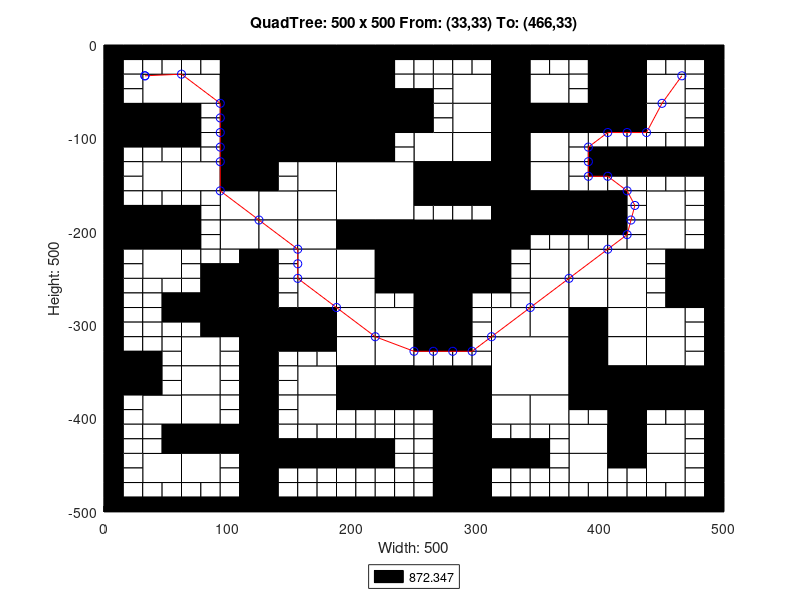

This figure's MATLAB source:
axis([0 500 -500 0]);
title('QuadTree: 500 x 500 From: (33,33) To: (466,33)');
xlabel('Width: 500');
ylabel('Height: 500');
rectangle('Position',[125 -62.5 62.5 62.5], 'FaceColor',[0 0 0]);
rectangle('Position',[125 -125 62.5 62.5], 'FaceColor',[0 0 0]);
rectangle('Position',[187.5 -187.5 62.5 62.5], 'FaceColor',[1 1 1]);
rectangle('Position',[250 -250 62.5 62.5], 'FaceColor',[0 0 0]);
rectangle('Position',[312.5 -375 62.5 62.5], 'FaceColor',[1 1 1]);
rectangle('Position',[31.25 -62.5 31.25 31.25], 'FaceColor',[1 1 1]);
rectangle('Position',[93.75 -31.25 31.25 31.25], 'FaceColor',[0 0 0]);
rectangle('Position',[62.5 -62.5 31.25 31.25], 'FaceColor',[1 1 1]);
rectangle('Position',[93.75 -62.5 31.25 31.25], 'FaceColor',[0 0 0]);
rectangle('Position',[0 -93.75 31.25 31.25], 'FaceColor',[0 0 0]);
rectangle('Position',[31.25 -93.75 31.25 31.25], 'FaceColor',[0 0 0]);
rectangle('Position',[93.75 -93.75 31.25 31.25], 'FaceColor',[0 0 0]);
rectangle('Position',[93.75 -125 31.25 31.25], 'FaceColor',[0 0 0]);
rectangle('Position',[187.5 -31.25 31.25 31.25], 'FaceColor',[0 0 0]);
rectangle('Position',[187.5 -62.5 31.25 31.25], 'FaceColor',[0 0 0]);
rectangle('Position',[187.5 -93.75 31.25 31.25], 'FaceColor',[0 0 0]);
rectangle('Position',[218.75 -93.75 31.25 31.25], 'FaceColor',[0 0 0]);
rectangle('Position',[187.5 -125 31.25 31.25], 'FaceColor',[0 0 0]);
rectangle('Position',[31.25 -156.25 31.25 31.25], 'FaceColor',[1 1 1]);
rectangle('Position',[62.5 -156.25 31.25 31.25], 'FaceColor',[1 1 1]);
rectangle('Position',[93.75 -156.25 31.25 31.25], 'FaceColor',[0 0 0]);
rectangle('Position',[93.75 -187.5 31.25 31.25], 'FaceColor',[1 1 1]);
rectangle('Position',[0 -218.75 31.25 31.25], 'FaceColor',[0 0 0]);
rectangle('Position',[31.25 -218.75 31.25 31.25], 'FaceColor',[0 0 0]);
rectangle('Position',[31.25 -250 31.25 31.25], 'FaceColor',[1 1 1]);
rectangle('Position',[93.75 -218.75 31.25 31.25], 'FaceColor',[1 1 1]);
rectangle('Position',[156.25 -156.25 31.25 31.25], 'FaceColor',[1 1 1]);
rectangle('Position',[125 -187.5 31.25 31.25], 'FaceColor',[1 1 1]);
rectangle('Position',[156.25 -187.5 31.25 31.25], 'FaceColor',[1 1 1]);
rectangle('Position',[125 -218.75 31.25 31.25], 'FaceColor',[1 1 1]);
rectangle('Position',[156.25 -218.75 31.25 31.25], 'FaceColor',[1 1 1]);
rectangle('Position',[156.25 -250 31.25 31.25], 'FaceColor',[1 1 1]);
rectangle('Position',[187.5 -218.75 31.25 31.25], 'FaceColor',[0 0 0]);
rectangle('Position',[218.75 -218.75 31.25 31.25], 'FaceColor',[0 0 0]);
rectangle('Position',[187.5 -250 31.25 31.25], 'FaceColor',[1 1 1]);
rectangle('Position',[218.75 -250 31.25 31.25], 'FaceColor',[0 0 0]);
rectangle('Position',[281.25 -62.5 31.25 31.25], 'FaceColor',[1 1 1]);
rectangle('Position',[312.5 -31.25 31.25 31.25], 'FaceColor',[0 0 0]);
rectangle('Position',[312.5 -62.5 31.25 31.25], 'FaceColor',[0 0 0]);
rectangle('Position',[343.75 -62.5 31.25 31.25], 'FaceColor',[1 1 1]);
rectangle('Position',[281.25 -93.75 31.25 31.25], 'FaceColor',[1 1 1]);
rectangle('Position',[250 -125 31.25 31.25], 'FaceColor',[1 1 1]);
rectangle('Position',[281.25 -125 31.25 31.25], 'FaceColor',[1 1 1]);
rectangle('Position',[312.5 -93.75 31.25 31.25], 'FaceColor',[0 0 0]);
rectangle('Position',[343.75 -93.75 31.25 31.25], 'FaceColor',[0 0 0]);
rectangle('Position',[312.5 -125 31.25 31.25], 'FaceColor',[0 0 0]);
rectangle('Position',[343.75 -125 31.25 31.25], 'FaceColor',[1 1 1]);
rectangle('Position',[406.25 -31.25 31.25 31.25], 'FaceColor',[0 0 0]);
rectangle('Position',[406.25 -62.5 31.25 31.25], 'FaceColor',[0 0 0]);
rectangle('Position',[437.5 -62.5 31.25 31.25], 'FaceColor',[1 1 1]);
rectangle('Position',[375 -93.75 31.25 31.25], 'FaceColor',[0 0 0]);
rectangle('Position',[406.25 -93.75 31.25 31.25], 'FaceColor',[0 0 0]);
rectangle('Position',[437.5 -93.75 31.25 31.25], 'FaceColor',[1 1 1]);
rectangle('Position',[250 -156.25 31.25 31.25], 'FaceColor',[0 0 0]);
rectangle('Position',[281.25 -156.25 31.25 31.25], 'FaceColor',[0 0 0]);
rectangle('Position',[312.5 -156.25 31.25 31.25], 'FaceColor',[0 0 0]);
rectangle('Position',[343.75 -156.25 31.25 31.25], 'FaceColor',[1 1 1]);
rectangle('Position',[312.5 -187.5 31.25 31.25], 'FaceColor',[0 0 0]);
rectangle('Position',[343.75 -187.5 31.25 31.25], 'FaceColor',[0 0 0]);
rectangle('Position',[312.5 -218.75 31.25 31.25], 'FaceColor',[0 0 0]);
rectangle('Position',[343.75 -250 31.25 31.25], 'FaceColor',[1 1 1]);
rectangle('Position',[375 -187.5 31.25 31.25], 'FaceColor',[0 0 0]);
rectangle('Position',[437.5 -187.5 31.25 31.25], 'FaceColor',[1 1 1]);
rectangle('Position',[375 -250 31.25 31.25], 'FaceColor',[1 1 1]);
rectangle('Position',[406.25 -250 31.25 31.25], 'FaceColor',[1 1 1]);
rectangle('Position',[437.5 -218.75 31.25 31.25], 'FaceColor',[1 1 1]);
rectangle('Position',[468.75 -250 31.25 31.25], 'FaceColor',[0 0 0]);
rectangle('Position',[93.75 -281.25 31.25 31.25], 'FaceColor',[0 0 0]);
rectangle('Position',[93.75 -312.5 31.25 31.25], 'FaceColor',[0 0 0]);
rectangle('Position',[0 -375 31.25 31.25], 'FaceColor',[0 0 0]);
rectangle('Position',[62.5 -343.75 31.25 31.25], 'FaceColor',[1 1 1]);
rectangle('Position',[62.5 -375 31.25 31.25], 'FaceColor',[1 1 1]);
rectangle('Position',[156.25 -281.25 31.25 31.25], 'FaceColor',[1 1 1]);
rectangle('Position',[125 -312.5 31.25 31.25], 'FaceColor',[0 0 0]);
rectangle('Position',[156.25 -312.5 31.25 31.25], 'FaceColor',[0 0 0]);
rectangle('Position',[187.5 -281.25 31.25 31.25], 'FaceColor',[1 1 1]);
rectangle('Position',[187.5 -312.5 31.25 31.25], 'FaceColor',[1 1 1]);
rectangle('Position',[218.75 -312.5 31.25 31.25], 'FaceColor',[1 1 1]);
rectangle('Position',[156.25 -375 31.25 31.25], 'FaceColor',[1 1 1]);
rectangle('Position',[187.5 -343.75 31.25 31.25], 'FaceColor',[1 1 1]);
rectangle('Position',[218.75 -343.75 31.25 31.25], 'FaceColor',[1 1 1]);
rectangle('Position',[187.5 -375 31.25 31.25], 'FaceColor',[0 0 0]);
rectangle('Position',[218.75 -375 31.25 31.25], 'FaceColor',[0 0 0]);
rectangle('Position',[31.25 -406.25 31.25 31.25], 'FaceColor',[1 1 1]);
rectangle('Position',[62.5 -406.25 31.25 31.25], 'FaceColor',[1 1 1]);
rectangle('Position',[62.5 -437.5 31.25 31.25], 'FaceColor',[0 0 0]);
rectangle('Position',[93.75 -437.5 31.25 31.25], 'FaceColor',[0 0 0]);
rectangle('Position',[31.25 -468.75 31.25 31.25], 'FaceColor',[1 1 1]);
rectangle('Position',[62.5 -468.75 31.25 31.25], 'FaceColor',[1 1 1]);
rectangle('Position',[156.25 -406.25 31.25 31.25], 'FaceColor',[1 1 1]);
rectangle('Position',[250 -281.25 31.25 31.25], 'FaceColor',[0 0 0]);
rectangle('Position',[250 -312.5 31.25 31.25], 'FaceColor',[0 0 0]);
rectangle('Position',[343.75 -281.25 31.25 31.25], 'FaceColor',[1 1 1]);
rectangle('Position',[312.5 -312.5 31.25 31.25], 'FaceColor',[1 1 1]);
rectangle('Position',[343.75 -312.5 31.25 31.25], 'FaceColor',[1 1 1]);
rectangle('Position',[250 -375 31.25 31.25], 'FaceColor',[0 0 0]);
rectangle('Position',[281.25 -375 31.25 31.25], 'FaceColor',[0 0 0]);
rectangle('Position',[375 -281.25 31.25 31.25], 'FaceColor',[1 1 1]);
rectangle('Position',[406.25 -281.25 31.25 31.25], 'FaceColor',[1 1 1]);
rectangle('Position',[375 -312.5 31.25 31.25], 'FaceColor',[0 0 0]);
rectangle('Position',[406.25 -312.5 31.25 31.25], 'FaceColor',[1 1 1]);
rectangle('Position',[468.75 -281.25 31.25 31.25], 'FaceColor',[0 0 0]);
rectangle('Position',[437.5 -312.5 31.25 31.25], 'FaceColor',[1 1 1]);
rectangle('Position',[375 -343.75 31.25 31.25], 'FaceColor',[0 0 0]);
rectangle('Position',[406.25 -343.75 31.25 31.25], 'FaceColor',[1 1 1]);
rectangle('Position',[375 -375 31.25 31.25], 'FaceColor',[0 0 0]);
rectangle('Position',[406.25 -375 31.25 31.25], 'FaceColor',[0 0 0]);
rectangle('Position',[437.5 -343.75 31.25 31.25], 'FaceColor',[1 1 1]);
rectangle('Position',[437.5 -375 31.25 31.25], 'FaceColor',[0 0 0]);
rectangle('Position',[468.75 -375 31.25 31.25], 'FaceColor',[0 0 0]);
rectangle('Position',[281.25 -406.25 31.25 31.25], 'FaceColor',[0 0 0]);
rectangle('Position',[281.25 -437.5 31.25 31.25], 'FaceColor',[0 0 0]);
rectangle('Position',[312.5 -406.25 31.25 31.25], 'FaceColor',[1 1 1]);
rectangle('Position',[343.75 -406.25 31.25 31.25], 'FaceColor',[1 1 1]);
rectangle('Position',[281.25 -468.75 31.25 31.25], 'FaceColor',[0 0 0]);
rectangle('Position',[281.25 -500 31.25 31.25], 'FaceColor',[0 0 0]);
rectangle('Position',[406.25 -406.25 31.25 31.25], 'FaceColor',[0 0 0]);
rectangle('Position',[375 -437.5 31.25 31.25], 'FaceColor',[1 1 1]);
rectangle('Position',[406.25 -437.5 31.25 31.25], 'FaceColor',[0 0 0]);
rectangle('Position',[437.5 -437.5 31.25 31.25], 'FaceColor',[1 1 1]);
rectangle('Position',[375 -468.75 31.25 31.25], 'FaceColor',[1 1 1]);
rectangle('Position',[437.5 -468.75 31.25 31.25], 'FaceColor',[1 1 1]);
rectangle('Position',[0 -15.625 15.625 15.625], 'FaceColor',[0 0 0]);
rectangle('Position',[15.625 -15.625 15.625 15.625], 'FaceColor',[0 0 0]);
rectangle('Position',[0 -31.25 15.625 15.625], 'FaceColor',[0 0 0]);
rectangle('Position',[15.625 -31.25 15.625 15.625], 'FaceColor',[1 1 1]);
rectangle('Position',[31.25 -15.625 15.625 15.625], 'FaceColor',[0 0 0]);
rectangle('Position',[46.875 -15.625 15.625 15.625], 'FaceColor',[0 0 0]);
rectangle('Position',[31.25 -31.25 15.625 15.625], 'FaceColor',[1 1 1]);
rectangle('Position',[46.875 -31.25 15.625 15.625], 'FaceColor',[1 1 1]);
rectangle('Position',[0 -46.875 15.625 15.625], 'FaceColor',[0 0 0]);
rectangle('Position',[15.625 -46.875 15.625 15.625], 'FaceColor',[1 1 1]);
rectangle('Position',[0 -62.5 15.625 15.625], 'FaceColor',[0 0 0]);
rectangle('Position',[15.625 -62.5 15.625 15.625], 'FaceColor',[1 1 1]);
rectangle('Position',[62.5 -15.625 15.625 15.625], 'FaceColor',[0 0 0]);
rectangle('Position',[78.125 -15.625 15.625 15.625], 'FaceColor',[0 0 0]);
rectangle('Position',[62.5 -31.25 15.625 15.625], 'FaceColor',[1 1 1]);
rectangle('Position',[78.125 -31.25 15.625 15.625], 'FaceColor',[1 1 1]);
rectangle('Position',[0 -109.375 15.625 15.625], 'FaceColor',[0 0 0]);
rectangle('Position',[15.625 -109.375 15.625 15.625], 'FaceColor',[0 0 0]);
rectangle('Position',[0 -125 15.625 15.625], 'FaceColor',[0 0 0]);
rectangle('Position',[15.625 -125 15.625 15.625], 'FaceColor',[1 1 1]);
rectangle('Position',[31.25 -109.375 15.625 15.625], 'FaceColor',[0 0 0]);
rectangle('Position',[46.875 -109.375 15.625 15.625], 'FaceColor',[0 0 0]);
rectangle('Position',[31.25 -125 15.625 15.625], 'FaceColor',[1 1 1]);
rectangle('Position',[46.875 -125 15.625 15.625], 'FaceColor',[1 1 1]);
rectangle('Position',[62.5 -78.125 15.625 15.625], 'FaceColor',[0 0 0]);
rectangle('Position',[78.125 -78.125 15.625 15.625], 'FaceColor',[1 1 1]);
rectangle('Position',[62.5 -93.75 15.625 15.625], 'FaceColor',[0 0 0]);
rectangle('Position',[78.125 -93.75 15.625 15.625], 'FaceColor',[1 1 1]);
rectangle('Position',[62.5 -109.375 15.625 15.625], 'FaceColor',[0 0 0]);
rectangle('Position',[78.125 -109.375 15.625 15.625], 'FaceColor',[1 1 1]);
rectangle('Position',[62.5 -125 15.625 15.625], 'FaceColor',[1 1 1]);
rectangle('Position',[78.125 -125 15.625 15.625], 'FaceColor',[1 1 1]);
rectangle('Position',[218.75 -15.625 15.625 15.625], 'FaceColor',[0 0 0]);
rectangle('Position',[234.375 -15.625 15.625 15.625], 'FaceColor',[0 0 0]);
rectangle('Position',[218.75 -31.25 15.625 15.625], 'FaceColor',[0 0 0]);
rectangle('Position',[234.375 -31.25 15.625 15.625], 'FaceColor',[1 1 1]);
rectangle('Position',[218.75 -46.875 15.625 15.625], 'FaceColor',[0 0 0]);
rectangle('Position',[234.375 -46.875 15.625 15.625], 'FaceColor',[1 1 1]);
rectangle('Position',[218.75 -62.5 15.625 15.625], 'FaceColor',[0 0 0]);
rectangle('Position',[234.375 -62.5 15.625 15.625], 'FaceColor',[0 0 0]);
rectangle('Position',[218.75 -109.375 15.625 15.625], 'FaceColor',[0 0 0]);
rectangle('Position',[234.375 -109.375 15.625 15.625], 'FaceColor',[1 1 1]);
rectangle('Position',[218.75 -125 15.625 15.625], 'FaceColor',[0 0 0]);
rectangle('Position',[234.375 -125 15.625 15.625], 'FaceColor',[1 1 1]);
rectangle('Position',[0 -140.625 15.625 15.625], 'FaceColor',[0 0 0]);
rectangle('Position',[15.625 -140.625 15.625 15.625], 'FaceColor',[1 1 1]);
rectangle('Position',[0 -156.25 15.625 15.625], 'FaceColor',[0 0 0]);
rectangle('Position',[15.625 -156.25 15.625 15.625], 'FaceColor',[1 1 1]);
rectangle('Position',[0 -171.875 15.625 15.625], 'FaceColor',[0 0 0]);
rectangle('Position',[15.625 -171.875 15.625 15.625], 'FaceColor',[1 1 1]);
rectangle('Position',[0 -187.5 15.625 15.625], 'FaceColor',[0 0 0]);
rectangle('Position',[15.625 -187.5 15.625 15.625], 'FaceColor',[0 0 0]);
rectangle('Position',[31.25 -171.875 15.625 15.625], 'FaceColor',[1 1 1]);
rectangle('Position',[46.875 -171.875 15.625 15.625], 'FaceColor',[1 1 1]);
rectangle('Position',[31.25 -187.5 15.625 15.625], 'FaceColor',[0 0 0]);
rectangle('Position',[46.875 -187.5 15.625 15.625], 'FaceColor',[0 0 0]);
rectangle('Position',[62.5 -171.875 15.625 15.625], 'FaceColor',[1 1 1]);
rectangle('Position',[78.125 -171.875 15.625 15.625], 'FaceColor',[1 1 1]);
rectangle('Position',[62.5 -187.5 15.625 15.625], 'FaceColor',[0 0 0]);
rectangle('Position',[78.125 -187.5 15.625 15.625], 'FaceColor',[1 1 1]);
rectangle('Position',[0 -234.375 15.625 15.625], 'FaceColor',[0 0 0]);
rectangle('Position',[15.625 -234.375 15.625 15.625], 'FaceColor',[1 1 1]);
rectangle('Position',[0 -250 15.625 15.625], 'FaceColor',[0 0 0]);
rectangle('Position',[15.625 -250 15.625 15.625], 'FaceColor',[1 1 1]);
rectangle('Position',[62.5 -203.125 15.625 15.625], 'FaceColor',[0 0 0]);
rectangle('Position',[78.125 -203.125 15.625 15.625], 'FaceColor',[1 1 1]);
rectangle('Position',[62.5 -218.75 15.625 15.625], 'FaceColor',[0 0 0]);
rectangle('Position',[78.125 -218.75 15.625 15.625], 'FaceColor',[1 1 1]);
rectangle('Position',[62.5 -234.375 15.625 15.625], 'FaceColor',[1 1 1]);
rectangle('Position',[78.125 -234.375 15.625 15.625], 'FaceColor',[1 1 1]);
rectangle('Position',[62.5 -250 15.625 15.625], 'FaceColor',[1 1 1]);
rectangle('Position',[78.125 -250 15.625 15.625], 'FaceColor',[0 0 0]);
rectangle('Position',[93.75 -234.375 15.625 15.625], 'FaceColor',[1 1 1]);
rectangle('Position',[109.375 -234.375 15.625 15.625], 'FaceColor',[0 0 0]);
rectangle('Position',[93.75 -250 15.625 15.625], 'FaceColor',[0 0 0]);
rectangle('Position',[109.375 -250 15.625 15.625], 'FaceColor',[0 0 0]);
rectangle('Position',[125 -140.625 15.625 15.625], 'FaceColor',[0 0 0]);
rectangle('Position',[140.625 -140.625 15.625 15.625], 'FaceColor',[1 1 1]);
rectangle('Position',[125 -156.25 15.625 15.625], 'FaceColor',[0 0 0]);
rectangle('Position',[140.625 -156.25 15.625 15.625], 'FaceColor',[1 1 1]);
rectangle('Position',[125 -234.375 15.625 15.625], 'FaceColor',[0 0 0]);
rectangle('Position',[140.625 -234.375 15.625 15.625], 'FaceColor',[1 1 1]);
rectangle('Position',[125 -250 15.625 15.625], 'FaceColor',[0 0 0]);
rectangle('Position',[140.625 -250 15.625 15.625], 'FaceColor',[1 1 1]);
rectangle('Position',[250 -15.625 15.625 15.625], 'FaceColor',[0 0 0]);
rectangle('Position',[265.625 -15.625 15.625 15.625], 'FaceColor',[0 0 0]);
rectangle('Position',[250 -31.25 15.625 15.625], 'FaceColor',[1 1 1]);
rectangle('Position',[265.625 -31.25 15.625 15.625], 'FaceColor',[1 1 1]);
rectangle('Position',[281.25 -15.625 15.625 15.625], 'FaceColor',[0 0 0]);
rectangle('Position',[296.875 -15.625 15.625 15.625], 'FaceColor',[0 0 0]);
rectangle('Position',[281.25 -31.25 15.625 15.625], 'FaceColor',[1 1 1]);
rectangle('Position',[296.875 -31.25 15.625 15.625], 'FaceColor',[1 1 1]);
rectangle('Position',[250 -46.875 15.625 15.625], 'FaceColor',[1 1 1]);
rectangle('Position',[265.625 -46.875 15.625 15.625], 'FaceColor',[1 1 1]);
rectangle('Position',[250 -62.5 15.625 15.625], 'FaceColor',[0 0 0]);
rectangle('Position',[265.625 -62.5 15.625 15.625], 'FaceColor',[1 1 1]);
rectangle('Position',[343.75 -15.625 15.625 15.625], 'FaceColor',[0 0 0]);
rectangle('Position',[359.375 -15.625 15.625 15.625], 'FaceColor',[0 0 0]);
rectangle('Position',[343.75 -31.25 15.625 15.625], 'FaceColor',[1 1 1]);
rectangle('Position',[359.375 -31.25 15.625 15.625], 'FaceColor',[1 1 1]);
rectangle('Position',[250 -78.125 15.625 15.625], 'FaceColor',[0 0 0]);
rectangle('Position',[265.625 -78.125 15.625 15.625], 'FaceColor',[1 1 1]);
rectangle('Position',[250 -93.75 15.625 15.625], 'FaceColor',[0 0 0]);
rectangle('Position',[265.625 -93.75 15.625 15.625], 'FaceColor',[1 1 1]);
rectangle('Position',[375 -15.625 15.625 15.625], 'FaceColor',[0 0 0]);
rectangle('Position',[390.625 -15.625 15.625 15.625], 'FaceColor',[0 0 0]);
rectangle('Position',[375 -31.25 15.625 15.625], 'FaceColor',[1 1 1]);
rectangle('Position',[390.625 -31.25 15.625 15.625], 'FaceColor',[0 0 0]);
rectangle('Position',[375 -46.875 15.625 15.625], 'FaceColor',[1 1 1]);
rectangle('Position',[390.625 -46.875 15.625 15.625], 'FaceColor',[0 0 0]);
rectangle('Position',[375 -62.5 15.625 15.625], 'FaceColor',[1 1 1]);
rectangle('Position',[390.625 -62.5 15.625 15.625], 'FaceColor',[0 0 0]);
rectangle('Position',[437.5 -15.625 15.625 15.625], 'FaceColor',[0 0 0]);
rectangle('Position',[453.125 -15.625 15.625 15.625], 'FaceColor',[0 0 0]);
rectangle('Position',[437.5 -31.25 15.625 15.625], 'FaceColor',[1 1 1]);
rectangle('Position',[453.125 -31.25 15.625 15.625], 'FaceColor',[1 1 1]);
rectangle('Position',[468.75 -15.625 15.625 15.625], 'FaceColor',[0 0 0]);
rectangle('Position',[484.375 -15.625 15.625 15.625], 'FaceColor',[0 0 0]);
rectangle('Position',[468.75 -31.25 15.625 15.625], 'FaceColor',[1 1 1]);
rectangle('Position',[484.375 -31.25 15.625 15.625], 'FaceColor',[0 0 0]);
rectangle('Position',[468.75 -46.875 15.625 15.625], 'FaceColor',[1 1 1]);
rectangle('Position',[484.375 -46.875 15.625 15.625], 'FaceColor',[0 0 0]);
rectangle('Position',[468.75 -62.5 15.625 15.625], 'FaceColor',[1 1 1]);
rectangle('Position',[484.375 -62.5 15.625 15.625], 'FaceColor',[0 0 0]);
rectangle('Position',[375 -109.375 15.625 15.625], 'FaceColor',[1 1 1]);
rectangle('Position',[390.625 -109.375 15.625 15.625], 'FaceColor',[1 1 1]);
rectangle('Position',[375 -125 15.625 15.625], 'FaceColor',[1 1 1]);
rectangle('Position',[390.625 -125 15.625 15.625], 'FaceColor',[0 0 0]);
rectangle('Position',[406.25 -109.375 15.625 15.625], 'FaceColor',[1 1 1]);
rectangle('Position',[421.875 -109.375 15.625 15.625], 'FaceColor',[1 1 1]);
rectangle('Position',[406.25 -125 15.625 15.625], 'FaceColor',[0 0 0]);
rectangle('Position',[421.875 -125 15.625 15.625], 'FaceColor',[0 0 0]);
rectangle('Position',[468.75 -78.125 15.625 15.625], 'FaceColor',[1 1 1]);
rectangle('Position',[484.375 -78.125 15.625 15.625], 'FaceColor',[0 0 0]);
rectangle('Position',[468.75 -93.75 15.625 15.625], 'FaceColor',[1 1 1]);
rectangle('Position',[484.375 -93.75 15.625 15.625], 'FaceColor',[0 0 0]);
rectangle('Position',[437.5 -109.375 15.625 15.625], 'FaceColor',[1 1 1]);
rectangle('Position',[453.125 -109.375 15.625 15.625], 'FaceColor',[1 1 1]);
rectangle('Position',[437.5 -125 15.625 15.625], 'FaceColor',[0 0 0]);
rectangle('Position',[453.125 -125 15.625 15.625], 'FaceColor',[0 0 0]);
rectangle('Position',[468.75 -109.375 15.625 15.625], 'FaceColor',[1 1 1]);
rectangle('Position',[484.375 -109.375 15.625 15.625], 'FaceColor',[0 0 0]);
rectangle('Position',[468.75 -125 15.625 15.625], 'FaceColor',[0 0 0]);
rectangle('Position',[484.375 -125 15.625 15.625], 'FaceColor',[0 0 0]);
rectangle('Position',[250 -171.875 15.625 15.625], 'FaceColor',[0 0 0]);
rectangle('Position',[265.625 -171.875 15.625 15.625], 'FaceColor',[0 0 0]);
rectangle('Position',[250 -187.5 15.625 15.625], 'FaceColor',[1 1 1]);
rectangle('Position',[265.625 -187.5 15.625 15.625], 'FaceColor',[1 1 1]);
rectangle('Position',[281.25 -171.875 15.625 15.625], 'FaceColor',[0 0 0]);
rectangle('Position',[296.875 -171.875 15.625 15.625], 'FaceColor',[0 0 0]);
rectangle('Position',[281.25 -187.5 15.625 15.625], 'FaceColor',[1 1 1]);
rectangle('Position',[296.875 -187.5 15.625 15.625], 'FaceColor',[1 1 1]);
rectangle('Position',[343.75 -203.125 15.625 15.625], 'FaceColor',[0 0 0]);
rectangle('Position',[359.375 -203.125 15.625 15.625], 'FaceColor',[0 0 0]);
rectangle('Position',[343.75 -218.75 15.625 15.625], 'FaceColor',[1 1 1]);
rectangle('Position',[359.375 -218.75 15.625 15.625], 'FaceColor',[1 1 1]);
rectangle('Position',[312.5 -234.375 15.625 15.625], 'FaceColor',[0 0 0]);
rectangle('Position',[328.125 -234.375 15.625 15.625], 'FaceColor',[1 1 1]);
rectangle('Position',[312.5 -250 15.625 15.625], 'FaceColor',[0 0 0]);
rectangle('Position',[328.125 -250 15.625 15.625], 'FaceColor',[1 1 1]);
rectangle('Position',[375 -140.625 15.625 15.625], 'FaceColor',[1 1 1]);
rectangle('Position',[390.625 -140.625 15.625 15.625], 'FaceColor',[0 0 0]);
rectangle('Position',[375 -156.25 15.625 15.625], 'FaceColor',[1 1 1]);
rectangle('Position',[390.625 -156.25 15.625 15.625], 'FaceColor',[1 1 1]);
rectangle('Position',[406.25 -140.625 15.625 15.625], 'FaceColor',[0 0 0]);
rectangle('Position',[421.875 -140.625 15.625 15.625], 'FaceColor',[0 0 0]);
rectangle('Position',[406.25 -156.25 15.625 15.625], 'FaceColor',[1 1 1]);
rectangle('Position',[421.875 -156.25 15.625 15.625], 'FaceColor',[1 1 1]);
rectangle('Position',[406.25 -171.875 15.625 15.625], 'FaceColor',[0 0 0]);
rectangle('Position',[421.875 -171.875 15.625 15.625], 'FaceColor',[1 1 1]);
rectangle('Position',[406.25 -187.5 15.625 15.625], 'FaceColor',[0 0 0]);
rectangle('Position',[421.875 -187.5 15.625 15.625], 'FaceColor',[1 1 1]);
rectangle('Position',[437.5 -140.625 15.625 15.625], 'FaceColor',[0 0 0]);
rectangle('Position',[453.125 -140.625 15.625 15.625], 'FaceColor',[0 0 0]);
rectangle('Position',[437.5 -156.25 15.625 15.625], 'FaceColor',[1 1 1]);
rectangle('Position',[453.125 -156.25 15.625 15.625], 'FaceColor',[1 1 1]);
rectangle('Position',[468.75 -140.625 15.625 15.625], 'FaceColor',[0 0 0]);
rectangle('Position',[484.375 -140.625 15.625 15.625], 'FaceColor',[0 0 0]);
rectangle('Position',[468.75 -156.25 15.625 15.625], 'FaceColor',[1 1 1]);
rectangle('Position',[484.375 -156.25 15.625 15.625], 'FaceColor',[0 0 0]);
rectangle('Position',[468.75 -171.875 15.625 15.625], 'FaceColor',[1 1 1]);
rectangle('Position',[484.375 -171.875 15.625 15.625], 'FaceColor',[0 0 0]);
rectangle('Position',[468.75 -187.5 15.625 15.625], 'FaceColor',[1 1 1]);
rectangle('Position',[484.375 -187.5 15.625 15.625], 'FaceColor',[0 0 0]);
rectangle('Position',[375 -203.125 15.625 15.625], 'FaceColor',[0 0 0]);
rectangle('Position',[390.625 -203.125 15.625 15.625], 'FaceColor',[0 0 0]);
rectangle('Position',[375 -218.75 15.625 15.625], 'FaceColor',[1 1 1]);
rectangle('Position',[390.625 -218.75 15.625 15.625], 'FaceColor',[1 1 1]);
rectangle('Position',[406.25 -203.125 15.625 15.625], 'FaceColor',[0 0 0]);
rectangle('Position',[421.875 -203.125 15.625 15.625], 'FaceColor',[1 1 1]);
rectangle('Position',[406.25 -218.75 15.625 15.625], 'FaceColor',[1 1 1]);
rectangle('Position',[421.875 -218.75 15.625 15.625], 'FaceColor',[1 1 1]);
rectangle('Position',[468.75 -203.125 15.625 15.625], 'FaceColor',[1 1 1]);
rectangle('Position',[484.375 -203.125 15.625 15.625], 'FaceColor',[0 0 0]);
rectangle('Position',[468.75 -218.75 15.625 15.625], 'FaceColor',[1 1 1]);
rectangle('Position',[484.375 -218.75 15.625 15.625], 'FaceColor',[0 0 0]);
rectangle('Position',[437.5 -234.375 15.625 15.625], 'FaceColor',[1 1 1]);
rectangle('Position',[453.125 -234.375 15.625 15.625], 'FaceColor',[0 0 0]);
rectangle('Position',[437.5 -250 15.625 15.625], 'FaceColor',[1 1 1]);
rectangle('Position',[453.125 -250 15.625 15.625], 'FaceColor',[0 0 0]);
rectangle('Position',[0 -265.625 15.625 15.625], 'FaceColor',[0 0 0]);
rectangle('Position',[15.625 -265.625 15.625 15.625], 'FaceColor',[1 1 1]);
rectangle('Position',[0 -281.25 15.625 15.625], 'FaceColor',[0 0 0]);
rectangle('Position',[15.625 -281.25 15.625 15.625], 'FaceColor',[1 1 1]);
rectangle('Position',[31.25 -265.625 15.625 15.625], 'FaceColor',[1 1 1]);
rectangle('Position',[46.875 -265.625 15.625 15.625], 'FaceColor',[1 1 1]);
rectangle('Position',[31.25 -281.25 15.625 15.625], 'FaceColor',[1 1 1]);
rectangle('Position',[46.875 -281.25 15.625 15.625], 'FaceColor',[0 0 0]);
rectangle('Position',[0 -296.875 15.625 15.625], 'FaceColor',[0 0 0]);
rectangle('Position',[15.625 -296.875 15.625 15.625], 'FaceColor',[1 1 1]);
rectangle('Position',[0 -312.5 15.625 15.625], 'FaceColor',[0 0 0]);
rectangle('Position',[15.625 -312.5 15.625 15.625], 'FaceColor',[1 1 1]);
rectangle('Position',[31.25 -296.875 15.625 15.625], 'FaceColor',[1 1 1]);
rectangle('Position',[46.875 -296.875 15.625 15.625], 'FaceColor',[0 0 0]);
rectangle('Position',[31.25 -312.5 15.625 15.625], 'FaceColor',[1 1 1]);
rectangle('Position',[46.875 -312.5 15.625 15.625], 'FaceColor',[1 1 1]);
rectangle('Position',[62.5 -265.625 15.625 15.625], 'FaceColor',[1 1 1]);
rectangle('Position',[78.125 -265.625 15.625 15.625], 'FaceColor',[0 0 0]);
rectangle('Position',[62.5 -281.25 15.625 15.625], 'FaceColor',[0 0 0]);
rectangle('Position',[78.125 -281.25 15.625 15.625], 'FaceColor',[0 0 0]);
rectangle('Position',[62.5 -296.875 15.625 15.625], 'FaceColor',[0 0 0]);
rectangle('Position',[78.125 -296.875 15.625 15.625], 'FaceColor',[0 0 0]);
rectangle('Position',[62.5 -312.5 15.625 15.625], 'FaceColor',[1 1 1]);
rectangle('Position',[78.125 -312.5 15.625 15.625], 'FaceColor',[0 0 0]);
rectangle('Position',[0 -328.125 15.625 15.625], 'FaceColor',[0 0 0]);
rectangle('Position',[15.625 -328.125 15.625 15.625], 'FaceColor',[1 1 1]);
rectangle('Position',[0 -343.75 15.625 15.625], 'FaceColor',[0 0 0]);
rectangle('Position',[15.625 -343.75 15.625 15.625], 'FaceColor',[0 0 0]);
rectangle('Position',[31.25 -328.125 15.625 15.625], 'FaceColor',[1 1 1]);
rectangle('Position',[46.875 -328.125 15.625 15.625], 'FaceColor',[1 1 1]);
rectangle('Position',[31.25 -343.75 15.625 15.625], 'FaceColor',[0 0 0]);
rectangle('Position',[46.875 -343.75 15.625 15.625], 'FaceColor',[1 1 1]);
rectangle('Position',[31.25 -359.375 15.625 15.625], 'FaceColor',[0 0 0]);
rectangle('Position',[46.875 -359.375 15.625 15.625], 'FaceColor',[1 1 1]);
rectangle('Position',[31.25 -375 15.625 15.625], 'FaceColor',[0 0 0]);
rectangle('Position',[46.875 -375 15.625 15.625], 'FaceColor',[1 1 1]);
rectangle('Position',[93.75 -328.125 15.625 15.625], 'FaceColor',[1 1 1]);
rectangle('Position',[109.375 -328.125 15.625 15.625], 'FaceColor',[0 0 0]);
rectangle('Position',[93.75 -343.75 15.625 15.625], 'FaceColor',[1 1 1]);
rectangle('Position',[109.375 -343.75 15.625 15.625], 'FaceColor',[0 0 0]);
rectangle('Position',[93.75 -359.375 15.625 15.625], 'FaceColor',[1 1 1]);
rectangle('Position',[109.375 -359.375 15.625 15.625], 'FaceColor',[0 0 0]);
rectangle('Position',[93.75 -375 15.625 15.625], 'FaceColor',[1 1 1]);
rectangle('Position',[109.375 -375 15.625 15.625], 'FaceColor',[0 0 0]);
rectangle('Position',[125 -265.625 15.625 15.625], 'FaceColor',[0 0 0]);
rectangle('Position',[140.625 -265.625 15.625 15.625], 'FaceColor',[1 1 1]);
rectangle('Position',[125 -281.25 15.625 15.625], 'FaceColor',[0 0 0]);
rectangle('Position',[140.625 -281.25 15.625 15.625], 'FaceColor',[1 1 1]);
rectangle('Position',[218.75 -265.625 15.625 15.625], 'FaceColor',[0 0 0]);
rectangle('Position',[234.375 -265.625 15.625 15.625], 'FaceColor',[0 0 0]);
rectangle('Position',[218.75 -281.25 15.625 15.625], 'FaceColor',[1 1 1]);
rectangle('Position',[234.375 -281.25 15.625 15.625], 'FaceColor',[1 1 1]);
rectangle('Position',[125 -328.125 15.625 15.625], 'FaceColor',[0 0 0]);
rectangle('Position',[140.625 -328.125 15.625 15.625], 'FaceColor',[0 0 0]);
rectangle('Position',[125 -343.75 15.625 15.625], 'FaceColor',[0 0 0]);
rectangle('Position',[140.625 -343.75 15.625 15.625], 'FaceColor',[1 1 1]);
rectangle('Position',[156.25 -328.125 15.625 15.625], 'FaceColor',[0 0 0]);
rectangle('Position',[171.875 -328.125 15.625 15.625], 'FaceColor',[0 0 0]);
rectangle('Position',[156.25 -343.75 15.625 15.625], 'FaceColor',[1 1 1]);
rectangle('Position',[171.875 -343.75 15.625 15.625], 'FaceColor',[1 1 1]);
rectangle('Position',[125 -359.375 15.625 15.625], 'FaceColor',[0 0 0]);
rectangle('Position',[140.625 -359.375 15.625 15.625], 'FaceColor',[1 1 1]);
rectangle('Position',[125 -375 15.625 15.625], 'FaceColor',[0 0 0]);
rectangle('Position',[140.625 -375 15.625 15.625], 'FaceColor',[1 1 1]);
rectangle('Position',[0 -390.625 15.625 15.625], 'FaceColor',[0 0 0]);
rectangle('Position',[15.625 -390.625 15.625 15.625], 'FaceColor',[1 1 1]);
rectangle('Position',[0 -406.25 15.625 15.625], 'FaceColor',[0 0 0]);
rectangle('Position',[15.625 -406.25 15.625 15.625], 'FaceColor',[1 1 1]);
rectangle('Position',[0 -421.875 15.625 15.625], 'FaceColor',[0 0 0]);
rectangle('Position',[15.625 -421.875 15.625 15.625], 'FaceColor',[1 1 1]);
rectangle('Position',[0 -437.5 15.625 15.625], 'FaceColor',[0 0 0]);
rectangle('Position',[15.625 -437.5 15.625 15.625], 'FaceColor',[1 1 1]);
rectangle('Position',[31.25 -421.875 15.625 15.625], 'FaceColor',[1 1 1]);
rectangle('Position',[46.875 -421.875 15.625 15.625], 'FaceColor',[0 0 0]);
rectangle('Position',[31.25 -437.5 15.625 15.625], 'FaceColor',[1 1 1]);
rectangle('Position',[46.875 -437.5 15.625 15.625], 'FaceColor',[0 0 0]);
rectangle('Position',[93.75 -390.625 15.625 15.625], 'FaceColor',[1 1 1]);
rectangle('Position',[109.375 -390.625 15.625 15.625], 'FaceColor',[0 0 0]);
rectangle('Position',[93.75 -406.25 15.625 15.625], 'FaceColor',[1 1 1]);
rectangle('Position',[109.375 -406.25 15.625 15.625], 'FaceColor',[0 0 0]);
rectangle('Position',[0 -453.125 15.625 15.625], 'FaceColor',[0 0 0]);
rectangle('Position',[15.625 -453.125 15.625 15.625], 'FaceColor',[1 1 1]);
rectangle('Position',[0 -468.75 15.625 15.625], 'FaceColor',[0 0 0]);
rectangle('Position',[15.625 -468.75 15.625 15.625], 'FaceColor',[1 1 1]);
rectangle('Position',[0 -484.375 15.625 15.625], 'FaceColor',[0 0 0]);
rectangle('Position',[15.625 -484.375 15.625 15.625], 'FaceColor',[1 1 1]);
rectangle('Position',[0 -500 15.625 15.625], 'FaceColor',[0 0 0]);
rectangle('Position',[15.625 -500 15.625 15.625], 'FaceColor',[0 0 0]);
rectangle('Position',[31.25 -484.375 15.625 15.625], 'FaceColor',[1 1 1]);
rectangle('Position',[46.875 -484.375 15.625 15.625], 'FaceColor',[1 1 1]);
rectangle('Position',[31.25 -500 15.625 15.625], 'FaceColor',[0 0 0]);
rectangle('Position',[46.875 -500 15.625 15.625], 'FaceColor',[0 0 0]);
rectangle('Position',[93.75 -453.125 15.625 15.625], 'FaceColor',[1 1 1]);
rectangle('Position',[109.375 -453.125 15.625 15.625], 'FaceColor',[0 0 0]);
rectangle('Position',[93.75 -468.75 15.625 15.625], 'FaceColor',[1 1 1]);
rectangle('Position',[109.375 -468.75 15.625 15.625], 'FaceColor',[0 0 0]);
rectangle('Position',[62.5 -484.375 15.625 15.625], 'FaceColor',[1 1 1]);
rectangle('Position',[78.125 -484.375 15.625 15.625], 'FaceColor',[1 1 1]);
rectangle('Position',[62.5 -500 15.625 15.625], 'FaceColor',[0 0 0]);
rectangle('Position',[78.125 -500 15.625 15.625], 'FaceColor',[0 0 0]);
rectangle('Position',[93.75 -484.375 15.625 15.625], 'FaceColor',[1 1 1]);
rectangle('Position',[109.375 -484.375 15.625 15.625], 'FaceColor',[0 0 0]);
rectangle('Position',[93.75 -500 15.625 15.625], 'FaceColor',[0 0 0]);
rectangle('Position',[109.375 -500 15.625 15.625], 'FaceColor',[0 0 0]);
rectangle('Position',[125 -390.625 15.625 15.625], 'FaceColor',[0 0 0]);
rectangle('Position',[140.625 -390.625 15.625 15.625], 'FaceColor',[1 1 1]);
rectangle('Position',[125 -406.25 15.625 15.625], 'FaceColor',[0 0 0]);
rectangle('Position',[140.625 -406.25 15.625 15.625], 'FaceColor',[1 1 1]);
rectangle('Position',[125 -421.875 15.625 15.625], 'FaceColor',[0 0 0]);
rectangle('Position',[140.625 -421.875 15.625 15.625], 'FaceColor',[1 1 1]);
rectangle('Position',[125 -437.5 15.625 15.625], 'FaceColor',[0 0 0]);
rectangle('Position',[140.625 -437.5 15.625 15.625], 'FaceColor',[0 0 0]);
rectangle('Position',[156.25 -421.875 15.625 15.625], 'FaceColor',[1 1 1]);
rectangle('Position',[171.875 -421.875 15.625 15.625], 'FaceColor',[1 1 1]);
rectangle('Position',[156.25 -437.5 15.625 15.625], 'FaceColor',[0 0 0]);
rectangle('Position',[171.875 -437.5 15.625 15.625], 'FaceColor',[0 0 0]);
rectangle('Position',[187.5 -390.625 15.625 15.625], 'FaceColor',[0 0 0]);
rectangle('Position',[203.125 -390.625 15.625 15.625], 'FaceColor',[0 0 0]);
rectangle('Position',[187.5 -406.25 15.625 15.625], 'FaceColor',[1 1 1]);
rectangle('Position',[203.125 -406.25 15.625 15.625], 'FaceColor',[1 1 1]);
rectangle('Position',[218.75 -390.625 15.625 15.625], 'FaceColor',[0 0 0]);
rectangle('Position',[234.375 -390.625 15.625 15.625], 'FaceColor',[0 0 0]);
rectangle('Position',[218.75 -406.25 15.625 15.625], 'FaceColor',[1 1 1]);
rectangle('Position',[234.375 -406.25 15.625 15.625], 'FaceColor',[1 1 1]);
rectangle('Position',[187.5 -421.875 15.625 15.625], 'FaceColor',[1 1 1]);
rectangle('Position',[203.125 -421.875 15.625 15.625], 'FaceColor',[1 1 1]);
rectangle('Position',[187.5 -437.5 15.625 15.625], 'FaceColor',[0 0 0]);
rectangle('Position',[203.125 -437.5 15.625 15.625], 'FaceColor',[0 0 0]);
rectangle('Position',[218.75 -421.875 15.625 15.625], 'FaceColor',[1 1 1]);
rectangle('Position',[234.375 -421.875 15.625 15.625], 'FaceColor',[1 1 1]);
rectangle('Position',[218.75 -437.5 15.625 15.625], 'FaceColor',[0 0 0]);
rectangle('Position',[234.375 -437.5 15.625 15.625], 'FaceColor',[1 1 1]);
rectangle('Position',[125 -453.125 15.625 15.625], 'FaceColor',[0 0 0]);
rectangle('Position',[140.625 -453.125 15.625 15.625], 'FaceColor',[0 0 0]);
rectangle('Position',[125 -468.75 15.625 15.625], 'FaceColor',[0 0 0]);
rectangle('Position',[140.625 -468.75 15.625 15.625], 'FaceColor',[1 1 1]);
rectangle('Position',[156.25 -453.125 15.625 15.625], 'FaceColor',[0 0 0]);
rectangle('Position',[171.875 -453.125 15.625 15.625], 'FaceColor',[0 0 0]);
rectangle('Position',[156.25 -468.75 15.625 15.625], 'FaceColor',[1 1 1]);
rectangle('Position',[171.875 -468.75 15.625 15.625], 'FaceColor',[1 1 1]);
rectangle('Position',[125 -484.375 15.625 15.625], 'FaceColor',[0 0 0]);
rectangle('Position',[140.625 -484.375 15.625 15.625], 'FaceColor',[1 1 1]);
rectangle('Position',[125 -500 15.625 15.625], 'FaceColor',[0 0 0]);
rectangle('Position',[140.625 -500 15.625 15.625], 'FaceColor',[0 0 0]);
rectangle('Position',[156.25 -484.375 15.625 15.625], 'FaceColor',[1 1 1]);
rectangle('Position',[171.875 -484.375 15.625 15.625], 'FaceColor',[1 1 1]);
rectangle('Position',[156.25 -500 15.625 15.625], 'FaceColor',[0 0 0]);
rectangle('Position',[171.875 -500 15.625 15.625], 'FaceColor',[0 0 0]);
rectangle('Position',[187.5 -453.125 15.625 15.625], 'FaceColor',[0 0 0]);
rectangle('Position',[203.125 -453.125 15.625 15.625], 'FaceColor',[0 0 0]);
rectangle('Position',[187.5 -468.75 15.625 15.625], 'FaceColor',[1 1 1]);
rectangle('Position',[203.125 -468.75 15.625 15.625], 'FaceColor',[1 1 1]);
rectangle('Position',[218.75 -453.125 15.625 15.625], 'FaceColor',[0 0 0]);
rectangle('Position',[234.375 -453.125 15.625 15.625], 'FaceColor',[1 1 1]);
rectangle('Position',[218.75 -468.75 15.625 15.625], 'FaceColor',[1 1 1]);
rectangle('Position',[234.375 -468.75 15.625 15.625], 'FaceColor',[1 1 1]);
rectangle('Position',[187.5 -484.375 15.625 15.625], 'FaceColor',[1 1 1]);
rectangle('Position',[203.125 -484.375 15.625 15.625], 'FaceColor',[1 1 1]);
rectangle('Position',[187.5 -500 15.625 15.625], 'FaceColor',[0 0 0]);
rectangle('Position',[203.125 -500 15.625 15.625], 'FaceColor',[0 0 0]);
rectangle('Position',[218.75 -484.375 15.625 15.625], 'FaceColor',[1 1 1]);
rectangle('Position',[234.375 -484.375 15.625 15.625], 'FaceColor',[1 1 1]);
rectangle('Position',[218.75 -500 15.625 15.625], 'FaceColor',[0 0 0]);
rectangle('Position',[234.375 -500 15.625 15.625], 'FaceColor',[0 0 0]);
rectangle('Position',[281.25 -265.625 15.625 15.625], 'FaceColor',[0 0 0]);
rectangle('Position',[296.875 -265.625 15.625 15.625], 'FaceColor',[0 0 0]);
rectangle('Position',[281.25 -281.25 15.625 15.625], 'FaceColor',[0 0 0]);
rectangle('Position',[296.875 -281.25 15.625 15.625], 'FaceColor',[1 1 1]);
rectangle('Position',[281.25 -296.875 15.625 15.625], 'FaceColor',[0 0 0]);
rectangle('Position',[296.875 -296.875 15.625 15.625], 'FaceColor',[1 1 1]);
rectangle('Position',[281.25 -312.5 15.625 15.625], 'FaceColor',[0 0 0]);
rectangle('Position',[296.875 -312.5 15.625 15.625], 'FaceColor',[1 1 1]);
rectangle('Position',[312.5 -265.625 15.625 15.625], 'FaceColor',[0 0 0]);
rectangle('Position',[328.125 -265.625 15.625 15.625], 'FaceColor',[1 1 1]);
rectangle('Position',[312.5 -281.25 15.625 15.625], 'FaceColor',[1 1 1]);
rectangle('Position',[328.125 -281.25 15.625 15.625], 'FaceColor',[1 1 1]);
rectangle('Position',[250 -328.125 15.625 15.625], 'FaceColor',[0 0 0]);
rectangle('Position',[265.625 -328.125 15.625 15.625], 'FaceColor',[0 0 0]);
rectangle('Position',[250 -343.75 15.625 15.625], 'FaceColor',[1 1 1]);
rectangle('Position',[265.625 -343.75 15.625 15.625], 'FaceColor',[1 1 1]);
rectangle('Position',[281.25 -328.125 15.625 15.625], 'FaceColor',[0 0 0]);
rectangle('Position',[296.875 -328.125 15.625 15.625], 'FaceColor',[1 1 1]);
rectangle('Position',[281.25 -343.75 15.625 15.625], 'FaceColor',[1 1 1]);
rectangle('Position',[296.875 -343.75 15.625 15.625], 'FaceColor',[1 1 1]);
rectangle('Position',[437.5 -265.625 15.625 15.625], 'FaceColor',[1 1 1]);
rectangle('Position',[453.125 -265.625 15.625 15.625], 'FaceColor',[0 0 0]);
rectangle('Position',[437.5 -281.25 15.625 15.625], 'FaceColor',[1 1 1]);
rectangle('Position',[453.125 -281.25 15.625 15.625], 'FaceColor',[0 0 0]);
rectangle('Position',[468.75 -296.875 15.625 15.625], 'FaceColor',[1 1 1]);
rectangle('Position',[484.375 -296.875 15.625 15.625], 'FaceColor',[0 0 0]);
rectangle('Position',[468.75 -312.5 15.625 15.625], 'FaceColor',[1 1 1]);
rectangle('Position',[484.375 -312.5 15.625 15.625], 'FaceColor',[0 0 0]);
rectangle('Position',[468.75 -328.125 15.625 15.625], 'FaceColor',[1 1 1]);
rectangle('Position',[484.375 -328.125 15.625 15.625], 'FaceColor',[0 0 0]);
rectangle('Position',[468.75 -343.75 15.625 15.625], 'FaceColor',[1 1 1]);
rectangle('Position',[484.375 -343.75 15.625 15.625], 'FaceColor',[0 0 0]);
rectangle('Position',[250 -390.625 15.625 15.625], 'FaceColor',[0 0 0]);
rectangle('Position',[265.625 -390.625 15.625 15.625], 'FaceColor',[0 0 0]);
rectangle('Position',[250 -406.25 15.625 15.625], 'FaceColor',[1 1 1]);
rectangle('Position',[265.625 -406.25 15.625 15.625], 'FaceColor',[0 0 0]);
rectangle('Position',[250 -421.875 15.625 15.625], 'FaceColor',[1 1 1]);
rectangle('Position',[265.625 -421.875 15.625 15.625], 'FaceColor',[0 0 0]);
rectangle('Position',[250 -437.5 15.625 15.625], 'FaceColor',[1 1 1]);
rectangle('Position',[265.625 -437.5 15.625 15.625], 'FaceColor',[0 0 0]);
rectangle('Position',[312.5 -421.875 15.625 15.625], 'FaceColor',[1 1 1]);
rectangle('Position',[328.125 -421.875 15.625 15.625], 'FaceColor',[1 1 1]);
rectangle('Position',[312.5 -437.5 15.625 15.625], 'FaceColor',[0 0 0]);
rectangle('Position',[328.125 -437.5 15.625 15.625], 'FaceColor',[0 0 0]);
rectangle('Position',[343.75 -421.875 15.625 15.625], 'FaceColor',[1 1 1]);
rectangle('Position',[359.375 -421.875 15.625 15.625], 'FaceColor',[1 1 1]);
rectangle('Position',[343.75 -437.5 15.625 15.625], 'FaceColor',[0 0 0]);
rectangle('Position',[359.375 -437.5 15.625 15.625], 'FaceColor',[1 1 1]);
rectangle('Position',[250 -453.125 15.625 15.625], 'FaceColor',[1 1 1]);
rectangle('Position',[265.625 -453.125 15.625 15.625], 'FaceColor',[0 0 0]);
rectangle('Position',[250 -468.75 15.625 15.625], 'FaceColor',[1 1 1]);
rectangle('Position',[265.625 -468.75 15.625 15.625], 'FaceColor',[0 0 0]);
rectangle('Position',[250 -484.375 15.625 15.625], 'FaceColor',[1 1 1]);
rectangle('Position',[265.625 -484.375 15.625 15.625], 'FaceColor',[0 0 0]);
rectangle('Position',[250 -500 15.625 15.625], 'FaceColor',[0 0 0]);
rectangle('Position',[265.625 -500 15.625 15.625], 'FaceColor',[0 0 0]);
rectangle('Position',[312.5 -453.125 15.625 15.625], 'FaceColor',[0 0 0]);
rectangle('Position',[328.125 -453.125 15.625 15.625], 'FaceColor',[0 0 0]);
rectangle('Position',[312.5 -468.75 15.625 15.625], 'FaceColor',[1 1 1]);
rectangle('Position',[328.125 -468.75 15.625 15.625], 'FaceColor',[1 1 1]);
rectangle('Position',[343.75 -453.125 15.625 15.625], 'FaceColor',[0 0 0]);
rectangle('Position',[359.375 -453.125 15.625 15.625], 'FaceColor',[1 1 1]);
rectangle('Position',[343.75 -468.75 15.625 15.625], 'FaceColor',[1 1 1]);
rectangle('Position',[359.375 -468.75 15.625 15.625], 'FaceColor',[1 1 1]);
rectangle('Position',[312.5 -484.375 15.625 15.625], 'FaceColor',[1 1 1]);
rectangle('Position',[328.125 -484.375 15.625 15.625], 'FaceColor',[1 1 1]);
rectangle('Position',[312.5 -500 15.625 15.625], 'FaceColor',[0 0 0]);
rectangle('Position',[328.125 -500 15.625 15.625], 'FaceColor',[0 0 0]);
rectangle('Position',[343.75 -484.375 15.625 15.625], 'FaceColor',[1 1 1]);
rectangle('Position',[359.375 -484.375 15.625 15.625], 'FaceColor',[1 1 1]);
rectangle('Position',[343.75 -500 15.625 15.625], 'FaceColor',[0 0 0]);
rectangle('Position',[359.375 -500 15.625 15.625], 'FaceColor',[0 0 0]);
rectangle('Position',[375 -390.625 15.625 15.625], 'FaceColor',[0 0 0]);
rectangle('Position',[390.625 -390.625 15.625 15.625], 'FaceColor',[0 0 0]);
rectangle('Position',[375 -406.25 15.625 15.625], 'FaceColor',[1 1 1]);
rectangle('Position',[390.625 -406.25 15.625 15.625], 'FaceColor',[1 1 1]);
rectangle('Position',[437.5 -390.625 15.625 15.625], 'FaceColor',[0 0 0]);
rectangle('Position',[453.125 -390.625 15.625 15.625], 'FaceColor',[0 0 0]);
rectangle('Position',[437.5 -406.25 15.625 15.625], 'FaceColor',[1 1 1]);
rectangle('Position',[453.125 -406.25 15.625 15.625], 'FaceColor',[1 1 1]);
rectangle('Position',[468.75 -390.625 15.625 15.625], 'FaceColor',[0 0 0]);
rectangle('Position',[484.375 -390.625 15.625 15.625], 'FaceColor',[0 0 0]);
rectangle('Position',[468.75 -406.25 15.625 15.625], 'FaceColor',[1 1 1]);
rectangle('Position',[484.375 -406.25 15.625 15.625], 'FaceColor',[0 0 0]);
rectangle('Position',[468.75 -421.875 15.625 15.625], 'FaceColor',[1 1 1]);
rectangle('Position',[484.375 -421.875 15.625 15.625], 'FaceColor',[0 0 0]);
rectangle('Position',[468.75 -437.5 15.625 15.625], 'FaceColor',[1 1 1]);
rectangle('Position',[484.375 -437.5 15.625 15.625], 'FaceColor',[0 0 0]);
rectangle('Position',[406.25 -453.125 15.625 15.625], 'FaceColor',[0 0 0]);
rectangle('Position',[421.875 -453.125 15.625 15.625], 'FaceColor',[0 0 0]);
rectangle('Position',[406.25 -468.75 15.625 15.625], 'FaceColor',[1 1 1]);
rectangle('Position',[421.875 -468.75 15.625 15.625], 'FaceColor',[1 1 1]);
rectangle('Position',[375 -484.375 15.625 15.625], 'FaceColor',[1 1 1]);
rectangle('Position',[390.625 -484.375 15.625 15.625], 'FaceColor',[1 1 1]);
rectangle('Position',[375 -500 15.625 15.625], 'FaceColor',[0 0 0]);
rectangle('Position',[390.625 -500 15.625 15.625], 'FaceColor',[0 0 0]);
rectangle('Position',[406.25 -484.375 15.625 15.625], 'FaceColor',[1 1 1]);
rectangle('Position',[421.875 -484.375 15.625 15.625], 'FaceColor',[1 1 1]);
rectangle('Position',[406.25 -500 15.625 15.625], 'FaceColor',[0 0 0]);
rectangle('Position',[421.875 -500 15.625 15.625], 'FaceColor',[0 0 0]);
rectangle('Position',[468.75 -453.125 15.625 15.625], 'FaceColor',[1 1 1]);
rectangle('Position',[484.375 -453.125 15.625 15.625], 'FaceColor',[0 0 0]);
rectangle('Position',[468.75 -468.75 15.625 15.625], 'FaceColor',[1 1 1]);
rectangle('Position',[484.375 -468.75 15.625 15.625], 'FaceColor',[0 0 0]);
rectangle('Position',[437.5 -484.375 15.625 15.625], 'FaceColor',[1 1 1]);
rectangle('Position',[453.125 -484.375 15.625 15.625], 'FaceColor',[1 1 1]);
rectangle('Position',[437.5 -500 15.625 15.625], 'FaceColor',[0 0 0]);
rectangle('Position',[453.125 -500 15.625 15.625], 'FaceColor',[0 0 0]);
rectangle('Position',[468.75 -484.375 15.625 15.625], 'FaceColor',[1 1 1]);
rectangle('Position',[484.375 -484.375 15.625 15.625], 'FaceColor',[0 0 0]);
rectangle('Position',[468.75 -500 15.625 15.625], 'FaceColor',[0 0 0]);
rectangle('Position',[484.375 -500 15.625 15.625], 'FaceColor',[0 0 0]);
X=[466,450,437.5,421.875,406.25,390.625,390.625,390.625,406.25,421.875,428.125,425,421.875,406.25,375,343.75,312.5,296.875,281.25,265.625,250,218.75,187.5,156.25,156.25,156.25,125,93.75,93.75,93.75,93.75,93.75,93.75,62.5,33,33];
Y=[-33,-62.5,-93.75,-93.75,-93.75,-109.375,-125,-140.625,-140.625,-156.25,-171.875,-187.5,-203.125,-218.75,-250,-281.25,-312.5,-328.125,-328.125,-328.125,-328.125,-312.5,-281.25,-250,-234.375,-218.75,-187.5,-156.25,-125,-109.375,-93.75,-78.125,-62.5,-31.25,-33,-33];
hold on;
plot(X,Y,'r');
plot(X,Y,'bo');
legend('872.347','Location','southoutside');
